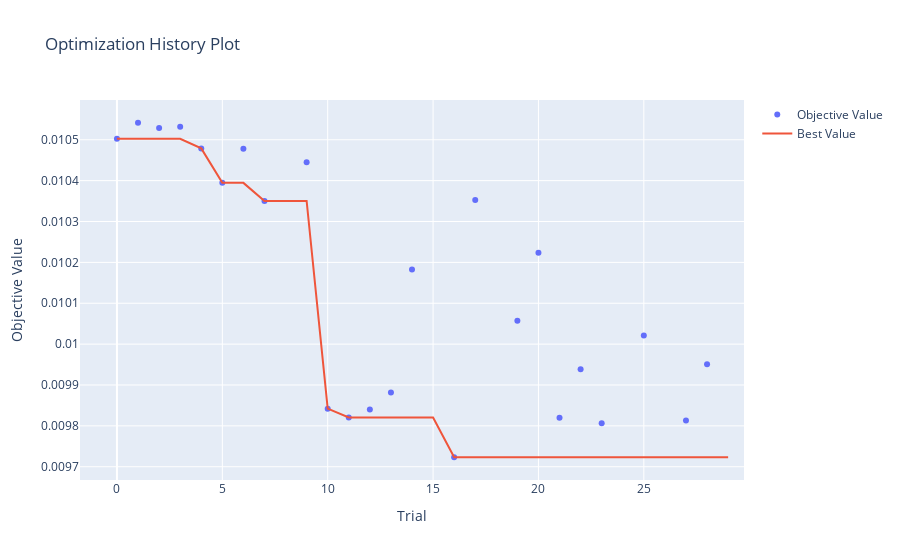
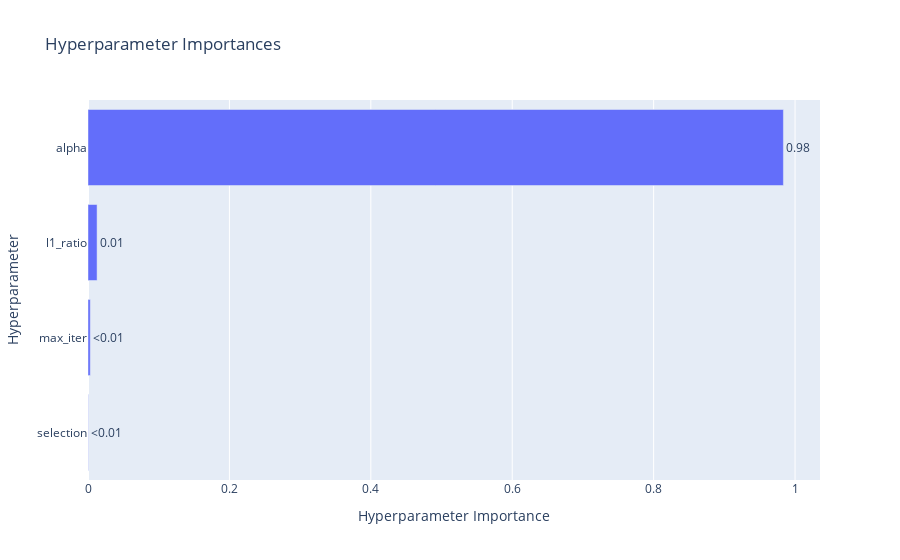

Write notebook code for charts like these, in order.
### Code cell
vis.plot_optimization_history(study).show()
vis.plot_param_importances(study).show()

### Figure 1 — Plotly figure (JSON) as saved in the notebook; plotly's stock layout.template omitted (floating-point values rounded to 4 significant figures)
{"data": [{"mode": "markers", "name": "Objective Value", "x": [0, 1, 2, 3, 4, 5, 6, 7, 9, 10, 11, 12, 13, 14, 16, 17, 19, 20, 21, 22, 23, 25, 27, 28], "y": [0.0105, 0.01054, 0.01053, 0.01053, 0.01048, 0.01039, 0.01048, 0.01035, 0.01045, 0.009842, 0.009821, 0.00984, 0.009882, 0.01018, 0.009723, 0.01035, 0.01006, 0.01022, 0.00982, 0.009939, 0.009806, 0.01002, 0.009813, 0.009951], "type": "scatter"}, {"mode": "lines", "name": "Best Value", "x": [0, 1, 2, 3, 4, 5, 6, 7, 8, 9, 10, 11, 12, 13, 14, 15, 16, 17, 18, 19, 20, 21, 22, 23, 24, 25, 26, 27, 28, 29], "y": [0.0105, 0.0105, 0.0105, 0.0105, 0.01048, 0.01039, 0.01039, 0.01035, 0.01035, 0.01035, 0.009842, 0.009821, 0.009821, 0.009821, 0.009821, 0.009821, 0.009723, 0.009723, 0.009723, 0.009723, 0.009723, 0.009723, 0.009723, 0.009723, 0.009723, 0.009723, 0.009723, 0.009723, 0.009723, 0.009723], "type": "scatter"}, {"marker": {"color": "#cccccc"}, "mode": "markers", "name": "Infeasible Trial", "showlegend": false, "x": [], "y": [], "type": "scatter"}], "layout": {"title": {"text": "Optimization History Plot"}, "xaxis": {"title": {"text": "Trial"}}, "yaxis": {"title": {"text": "Objective Value"}}}}

### Figure 2 — Plotly figure (JSON) as saved in the notebook; plotly's stock layout.template omitted (floating-point values rounded to 4 significant figures)
{"data": [{"cliponaxis": false, "hovertemplate": ["selection (CategoricalDistribution): 0.0004010661123511458<extra></extra>", "max_iter (IntDistribution): 0.0032488118732741243<extra></extra>", "l1_ratio (FloatDistribution): 0.012843249051361215<extra></extra>", "alpha (FloatDistribution): 0.9835068729630135<extra></extra>"], "name": "Objective Value", "orientation": "h", "text": ["<0.01", "<0.01", "0.01", "0.98"], "textposition": "outside", "x": [0.0004011, 0.003249, 0.01284, 0.9835], "y": ["selection", "max_iter", "l1_ratio", "alpha"], "type": "bar"}], "layout": {"title": {"text": "Hyperparameter Importances"}, "xaxis": {"title": {"text": "Hyperparameter Importance"}}, "yaxis": {"title": {"text": "Hyperparameter"}}}}
